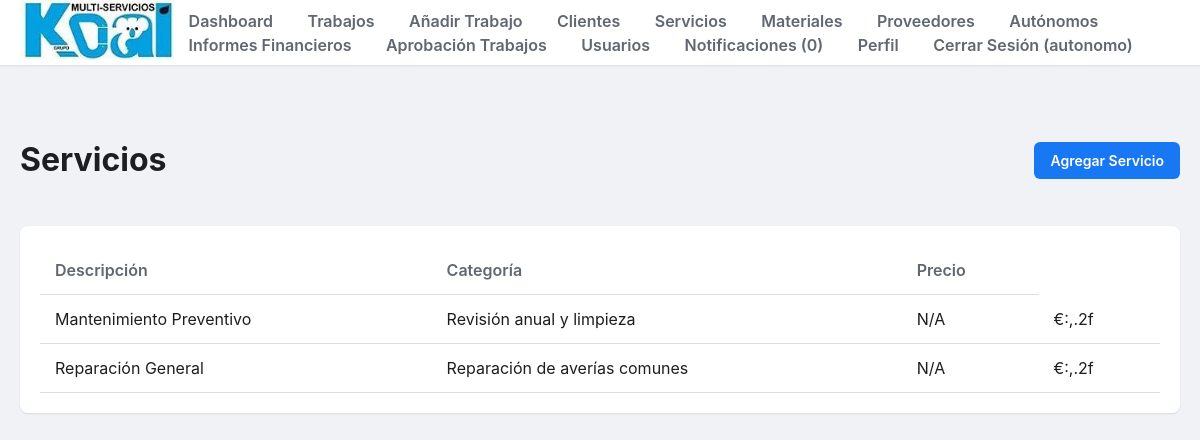
The page /services/ (signed in) on the database its author committed.
### tables this page shows
CREATE TABLE users (
  id INTEGER PRIMARY KEY AUTOINCREMENT,
  username TEXT NOT NULL UNIQUE,
  password_hash TEXT NOT NULL,
  role TEXT, -- This will store the role code (e.g., 'admin', 'cliente')
  nombre TEXT,
  telefono TEXT,
  email TEXT,
  nif TEXT,
  created_at TEXT DEFAULT CURRENT_TIMESTAMP
);

CREATE TABLE services (
  id INTEGER PRIMARY KEY AUTOINCREMENT,
  name TEXT NOT NULL,
  description TEXT,
  price REAL
);

### backend/services.py (the view)
@bp.route('/')
@login_required
def list_services():
    db = get_db()
    services = db.execute(
        'SELECT id, name, description, price FROM services ORDER BY name'
    ).fetchall()
    return render_template('services/list.html', services=services)

### backend/auth.py (called while the page is built)
def login_required(view):
    @functools.wraps(view)
    def wrapped_view(**kwargs):
        if not current_user.is_authenticated:
            return redirect(url_for('auth.login'))
        return view(**kwargs)
    return wrapped_view

    @staticmethod
    def from_row(row):
        if row is None:
            return None
        return User(row["id"], row["username"], row["password_hash"], row["role"])

### backend/db.py (called while the page is built)
def get_db():
    if "db" not in g:
        try:
            path = current_app.config["DATABASE"]
            os.makedirs(os.path.dirname(path), exist_ok=True)
            g.db = sqlite3.connect(path, detect_types=sqlite3.PARSE_DECLTYPES)
            g.db.row_factory = sqlite3.Row
        except sqlite3.Error as e:
            print(f"ERROR: Could not connect to database in get_db: {e}")
            import traceback
            traceback.print_exc()
            g.db = None # Set g.db to None to avoid repeated attempts
            return None # Return None to indicate failure
    return g.db

### templates/services/list.html (shortened to what this page needs)
{% extends "base.html" %}
{% block content %}
    <div class="content-header">
        <h1>Servicios</h1>
        <a href="{{ url_for('services.add_service') }}" class="btn btn-primary">Agregar Servicio</a>
    </div>
    <div class="table-container">
        <table>
            <thead>
                <tr>
                    <th>Descripción</th>
                    <th>Categoría</th>
                    <th>Precio</th>
                </tr>
            </thead>
            <tbody>
                {% for service in services %}
                <tr>
                    <td>{{ service['name'] }}</td>
                    <td>{{ service['description'] }}</td>
                    <td>{{ service['category'] or 'N/A' }}</td>
                    <td>€{{ ":,.2f".format(service['price']) }}</td>
                </tr>
                {% else %}
                <tr>
                    <td colspan="4">No hay servicios registrados.</td>
                </tr>
                {% endfor %}
            </tbody>
        </table>
    </div>
{% endblock %}

### templates/base.html (shortened to what this page needs)
<!DOCTYPE html>
<html lang="es">
<head>
    <link rel="stylesheet" href="{{ url_for('static', filename='style.css') }}">
</head>
<body>
    <header class="main-header">
        <div class="header-container">
            <a href="{{ url_for('index') if current_user.is_authenticated else url_for('auth.login') }}">
                <img src="{{ url_for('static', filename='logo.jpg') }}" alt="Grupo Koal Logo" class="logo">
            </a>
            <nav>
                {% if current_user.is_authenticated %}
                    <a href="{{ url_for('index') }}">Dashboard</a>
                    <a href="{{ url_for('jobs.list_jobs') }}">Trabajos</a>
                    <a href="{{ url_for('jobs.add_job') }}">Añadir Trabajo</a>
                    <a href="{{ url_for('clients.list_clients') }}">Clientes</a>
                    <a href="{{ url_for('services.list_services') }}">Servicios</a>
                    <a href="{{ url_for('materials.list_materials') }}">Materiales</a>
                    <a href="{{ url_for('providers.list_providers') }}">Proveedores</a>
                    <a href="{{ url_for('freelancers.list_freelancers') }}">Autónomos</a>
                    <a href="{{ url_for('reports.financial_reports') }}">Informes Financieros</a>
                    <a href="{{ url_for('jobs.list_jobs') }}">Aprobación Trabajos</a>
                    <a href="{{ url_for('users.list_users') }}">Usuarios</a>
                    <a href="{{ url_for('notifications.list_notifications') }}">Notificaciones (<span id="notification-count">0</span>)</a>
                    <a href="{{ url_for('profile.user_profile') }}">Perfil</a>
                    <a href="{{ url_for('auth.logout') }}">Cerrar Sesión ({{ current_user.username }})</a>
                {% else %}
                    <a href="{{ url_for('about.about') }}">Quiénes Somos</a>
                    <a href="{{ url_for('auth.login') }}">Iniciar Sesión</a>
                    <a href="{{ url_for('auth.register_general') }}">Registrarse</a>
                {% endif %}
            </nav>
        </div>
    </header>
    <main class="container">
        {% block content %}{% endblock %}
    </main>
</body>
</html>

### static/style.css (style rules this page uses)
body { font-family: -apple-system, BlinkMacSystemFont, "Segoe UI", Roboto, "Helvetica Neue", Arial, sans-serif; background-color: #f0f2f5; color: #1c1e21; line-height: 1.5; margin: 0; padding: 0; }
.container { max-width: 1200px; margin: 0 auto; padding: 20px; }
.main-header { background: #fff; box-shadow: 0 1px 2px rgba(0, 0, 0, 0.1); padding: 0 20px; margin-bottom: 30px; }
.header-container { display: flex; justify-content: space-between; align-items: center; max-width: 1200px; margin: 0 auto; height: 65px; }
.logo { max-height: 60px; width: auto; }
nav a { color: #606770; text-decoration: none; font-weight: 600; padding: 10px 15px; border-radius: 6px; transition: background-color 0.2s; }
.content-header { display: flex; justify-content: space-between; align-items: center; margin-bottom: 20px; }
.btn { padding: 8px 16px; border: none; border-radius: 6px; cursor: pointer; font-size: 14px; font-weight: 600; text-decoration: none; display: inline-block; text-align: center; }
.btn-primary { background-color: #1877f2; color: #fff; }
.table-container { background: #fff; padding: 20px; border-radius: 8px; box-shadow: 0 1px 2px rgba(0,0,0,0.1); }
table { width: 100%; border-collapse: collapse; }
th, td { text-align: left; padding: 12px 15px; border-bottom: 1px solid #dddfe2; }
thead th { font-weight: 600; color: #606770; }

### rows shown on the page
users: username "autonomo"
services: name "Mantenimiento Preventivo", description "Revisión anual y limpieza", service "N/A", price ":,.2f"
services: name "Reparación General", description "Reparación de averías comunes", service "N/A", price ":,.2f"
